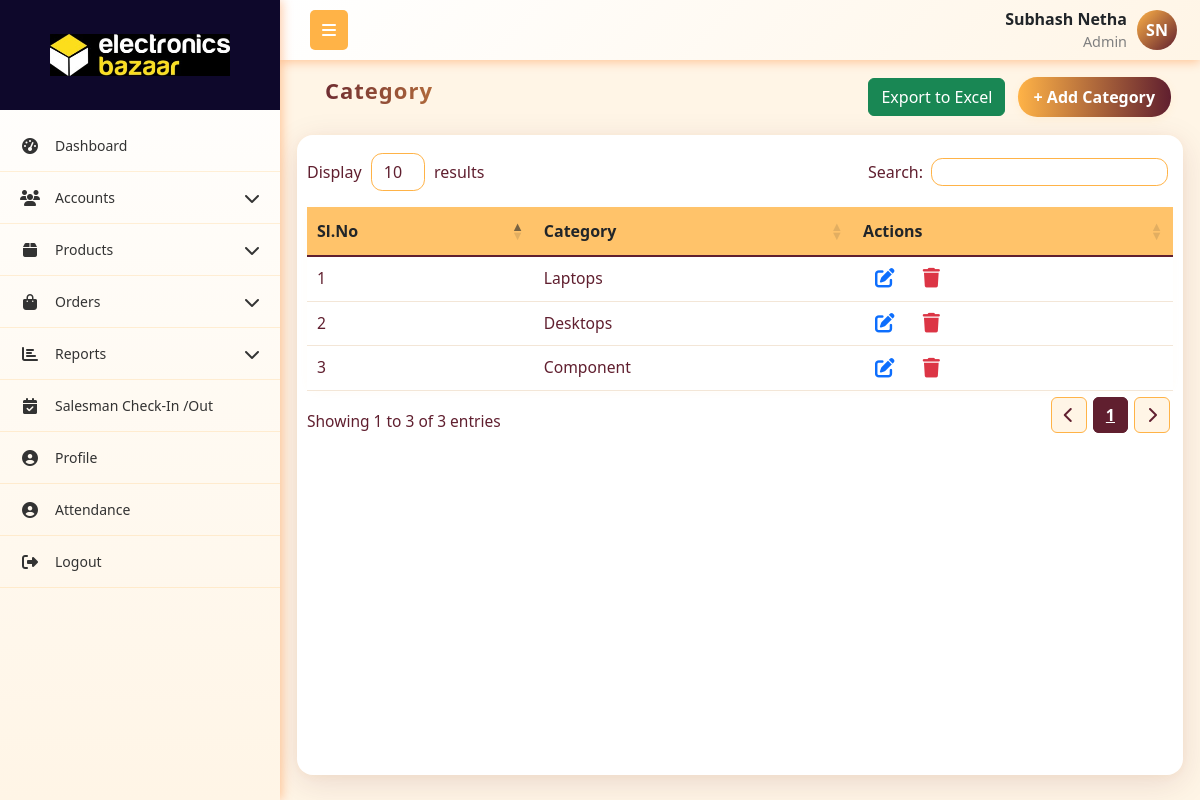
The page /categories/ (signed in) on the database its author committed.
### App1/models.py (models this page shows, shortened)
class User(models.Model):
    role = models.ForeignKey(Role,on_delete=models.SET_NULL, null=True, related_name="role")
    username = models.CharField(max_length=255, unique=True)
    password = models.CharField(max_length=255)
    first_name = models.CharField(max_length=255)
    last_name = models.CharField(max_length=255,null=True, blank=True)
    email = models.EmailField(unique=True)
    phone_number = models.CharField(max_length=15, unique=True)
    address = models.TextField(null=True, blank=True)
    city = models.CharField(max_length=255,null=True, blank=True)
    state = models.CharField(max_length=255,null=True, blank=True)
    pincode = models.CharField(max_length=10,null=True, blank=True)
    is_active = models.BooleanField(default=True)
    created_at = models.DateTimeField(auto_now_add=True)
    updated_at = models.DateTimeField(auto_now=True)
    profile_picture = models.ImageField(upload_to='profile_pictures/', null=True, blank=True)

class Role(models.Model):
    name = models.CharField(max_length=255, unique=True)
    created_at = models.DateTimeField(auto_now_add=True)
    updated_at = models.DateTimeField(auto_now=True)

class Category(models.Model):
    name = models.CharField(max_length=100)
    created_at = models.DateTimeField(auto_now_add=True)
    updated_at = models.DateTimeField(auto_now=True)

### App1/views.py (the view)
# urls.py: path('categories/', category_table, name='category_table'),
def category_table(request):
    current_user, role_permission = get_logged_in_user(request)
    if not current_user:
        return redirect('login')
    categories = Category.objects.all()
    context = {'categories':categories,'current_user':current_user, 'role_permission': role_permission}
    return render(request, 'company_admin/category_table.html',context)

### App1/views.py (called while the page is built)
def get_logged_in_user(request):
    username = request.session.get('current_user')
    if not username:
        return None, None  # always return a tuple
    try:
        user = User.objects.get(username=username)
        try:
            role_permission = RolePermissions.objects.get(role=user.role)
        except RolePermissions.DoesNotExist:
            role_permission = None
        return user, role_permission
    except User.DoesNotExist:
        return None, None

### templates/company_admin/category_table.html (shortened to what this page needs)
{% extends 'company_admin/base.html' %}
{% load static %}
{% block content %}
<link rel="stylesheet" href="https://cdn.datatables.net/1.13.4/css/dataTables.bootstrap5.min.css">
<link rel="stylesheet" href="https://cdn.datatables.net/responsive/2.4.1/css/responsive.bootstrap5.min.css">
<link rel="stylesheet" href="https://cdnjs.cloudflare.com/ajax/libs/font-awesome/6.4.0/css/all.min.css">
<div class="container mt-1">
    <div class="mb-0 p-0">
        <div class="d-flex justify-content-between flex-wrap m-1">
            <h5 class="header">Category</h5>
            <div>
                <div style="position: relative; display: inline-block;">
                    <button onclick="toggleColumnSelector()" class="btn btn-success">Export to Excel</button>
                </div>
                {% if role_permission.category_a %}
                <a href="{% url 'add_category' %}" class="btn btn-primary m-2">+ Add Category</a>
                {% endif%}
            </div>
        </div>
    </div>
    <div class="custom-card">
        <table id="categorytable" class="table align-middle" style="width:100%">
            <thead class="table-header">
                <tr>
                    <th>Sl.No</th>
                    <th>Category</th>
                    <th>Actions</th>
                </tr>
            </thead>
            <tbody>
                {% for category in categories %}
                <tr>
                    <td>{{ forloop.counter }}</td>
                    <td>{{category.name}}</td>
                    <td>
                        {% if role_permission.category_e %}
                        <a href="{% url 'edit_category' category.id %}" class="btn-icon text-decoration-none" title="Edit">
                        </a>
                        {% endif %}
                        {% if role_permission.category_d %}
                        <a href="{% url 'delete_category' category.id %}" onclick="return confirm('Are you sure you want to delete this product?');" class="btn-icon" title="Delete">
                        </a>
                        {% endif %}
                    </td>
                </tr>
                {% endfor %}
            </tbody>
        </table>
    </div>
</div>
{% endblock content %}

### templates/company_admin/base.html (shortened to what this page needs)
{% load static %}
<!DOCTYPE html>
<html lang="en">
<head>
    <link href="https://cdnjs.cloudflare.com/ajax/libs/bootstrap/5.3.0/css/bootstrap.min.css" rel="stylesheet">
    <link href="https://cdnjs.cloudflare.com/ajax/libs/font-awesome/6.4.0/css/all.min.css" rel="stylesheet">
    <link rel="stylesheet" href="https://cdn.datatables.net/1.13.4/css/dataTables.bootstrap5.min.css">
    <link rel="stylesheet" href="https://cdn.datatables.net/responsive/2.4.1/css/responsive.bootstrap5.min.css">
    <link rel="stylesheet" href="{% static 'css/alert.css' %}">
</head>
<body>
    <nav class="top-navbar">
        <div class="navbar-container">
            <div class="navbar-left">
                <button class="sidebar-toggle" id="sidebarToggle">
                    <i class="fas fa-bars"></i>
                </button>
            </div>
            <div class="navbar-right me-2">
                <div class="navbar-user-info">
                    <span class="username">{{current_user.first_name}} {{current_user.last_name}}</span>
                    <span class="role">{{current_user.role.name}}</span>
                </div>
                {% if current_user.profile_picture %}
                    <img src="{{ current_user.profile_picture.url }}"
                        alt="{{ current_user.get_full_name }}"
                        class="navbar-profile-img">
                {% else %}
                     <div class="navbar-profile-fallback">
                        {{ current_user.first_name|first|upper }}{{ current_user.last_name|first|upper }}
                    </div>
                {% endif %}
            </div>
        </div>
    </nav>
    <nav class="sidebar" id="sidebar">
        <div class="sidebar-logo-container">
            <img src="{% static 'images/main-logo.jpg' %}" alt="Company Logo"  class="logo">
        </div>
        <ul class="nav flex-column sidebar-nav">
            {% if role_permission.dashboard_v %}
            <li class="nav-item">
                <a class="nav-link" href="{% url 'dashboard' %}">
                    <i class="fas fa-tachometer-alt nav-icon"></i>
                    <span class="nav-text">Dashboard</span>
                </a>
            </li>
            {% endif %}
            {% if role_permission.roles_v or role_permission.users_v or role_permission.customer_v %}
            <li class="nav-item">
                <a class="nav-link" href="#">
                    <i class="fas fa-users nav-icon"></i>
                    <span class="nav-text">Accounts</span>
                    <i class="fas fa-chevron-down arrow"></i>
                </a>
            </li>
            {% endif %}
            {% if role_permission.category_v or role_permission.all_products_v or role_permission.daily_production_v or role_permission.inventory_v %}
            <li class="nav-item">
                <a class="nav-link" href="#">
                    <i class="fas fa-box nav-icon"></i>
                    <span class="nav-text">Products</span>
                    <i class="fas fa-chevron-down arrow"></i>
                </a>
            </li>
            {% endif %}
            {% if role_permission.orders_v %}
            <li class="nav-item">
                <a class="nav-link" href="#">
                    <i class="fas fa-shopping-bag nav-icon"></i>
                    <span class="nav-text">Orders</span>
                    <i class="fas fa-chevron-down arrow"></i>
                </a>
            </li>
            {% endif %}
            {% if role_permission.s_reports_v or role_permission.c_reports_v %}
            <li class="nav-item">
                <a class="nav-link" href="#">
                    <i class="fas fa-chart-bar nav-icon"></i>
                    <span class="nav-text">Reports</span>
                    <i class="fas fa-chevron-down arrow"></i>
                </a>
            </li>
            {% endif %}
            {% if current_user.role.name == 'Admin' %}
            <li class="nav-item">
                <a class="nav-link" href="{% url 'salesman_visit_list' %}">
                    <i class="fas fa-calendar-check nav-icon"></i>
                    <span class="nav-text">Salesman Check-In /Out</span>
                </a>
            </li>
            {% endif %}
            <li class="nav-item">
                <a class="nav-link" href="{% url 'profile' %}">
                    <i class="fas fa-user-circle nav-icon"></i>
                    <span class="nav-text">Profile</span>
                </a>
            </li>
            <li class="nav-item">
                <a class="nav-link" href="{% url 'attendance' %}">
                    <i class="fas fa-user-circle nav-icon"></i>
                    <span class="nav-text">Attendance</span>
                </a>
            </li>
            <li class="nav-item">
                <a class="nav-link" href="{% url 'logout' %}" onclick="return confirm('Are you sure?');" >
                    <i class="fas fa-sign-out-alt nav-icon"></i>
                    <span class="nav-text">Logout</span>
                </a>
            </li>
        </ul>
    </nav>
    <main class="main-content" id="mainContent">
        {% block content %}{% endblock %}
    </main>
</body>
</html>

### templates/company_admin/base.html (style rules this page uses)
:root { --primary-red: #601F2F; --primary-orange: #ffb347; --accent-yellow: #fc3; --light-orange: #fff5e6; --dark-red: #4a1824; --sidebar-width: 280px; --sidebar-collapsed: 60px; }
* { box-sizing: border-box; }
body { font-family: 'Segoe UI', Tahoma, Geneva, Verdana, sans-serif; background-color: #f8f9fa; margin: 0; padding: 0; overflow-x: hidden; }
.top-navbar { background: linear-gradient(135deg, white 0%, var(--light-orange) 100%); box-shadow: 0 2px 10px rgba(255, 106, 0, 0.35); position: fixed; top: 0; left: var(--sidebar-width); right: 0; z-index: 1030; height: 60px; padding: 0; transition: left 0.3s ease; }
.navbar-container { display: flex; align-items: center; justify-content: space-between; height: 100%; padding: 0 15px; max-width: 100%; }
.navbar-left { display: flex; align-items: center; flex-shrink: 0; }
.sidebar-toggle { background: var(--primary-orange); border: none; color: white; padding: 8px 12px; border-radius: 5px; margin-left: 15px; cursor: pointer; }
.navbar-right { flex-shrink: 0; display: flex; align-items: center; gap: 10px; }
.navbar-profile-fallback { width: 40px; height: 40px; border-radius: 50%; background: linear-gradient(135deg, var(--primary-orange), var(--primary-red)); color: #fff; display: flex; align-items: center; justify-content: center; font-weight: 600; font-size: 16px; }
.navbar-user-info { display: flex; flex-direction: column; align-items: flex-end; }
.navbar-user-info .username { font-weight: 600; }
.navbar-user-info .role { font-size: 0.9rem; color: gray; }
.sidebar { position: fixed; top: 0; left: 0; height: 100vh; width: var(--sidebar-width); background: linear-gradient(180deg, white 0%, var(--light-orange) 100%); transform: translateX(0); transition: width 0.3s ease; z-index: 1040; overflow-y: auto; box-shadow: 2px 0 10px rgba(255, 106, 0, 0.35); display: flex; flex-direction: column; }
.sidebar-logo-container { display: flex; align-items: center; justify-content: center; height: 110px; width: 100%; background-color: #0e082b; margin-bottom: 10px; transition: opacity 0.3s, height 0.3s, margin-bottom 0.3s; }
.sidebar-logo-container .logo { width: 200px; height: auto; background: transparent; padding: 8px 10px; }
.sidebar:not(.collapsed) .sidebar-logo-container { opacity: 1; height: 110px; margin-bottom: 10px; }
.sidebar-nav { padding: 0; margin: 0; list-style: none; flex: 1 1 auto; }
.nav-item { border-bottom: 1px solid rgba(255, 179, 71, 0.2); }
.nav-link { color: #333; padding: 15px 20px; display: flex; align-items: center; text-decoration: none; transition: all 0.3s ease; position: relative; cursor: pointer; }
.nav-icon { width: 20px; margin-right: 15px; text-align: center; font-size: 16px; }
.nav-text { flex-grow: 1; font-size: 14px; }
.arrow { transition: transform 0.3s ease; margin-left: auto; }
.main-content { margin-top: 60px; padding: 5px; transition: margin-left 0.3s ease; min-height: calc(100vh - 60px); }
@media (min-width: 768px) { .sidebar { transform: translateX(0); top: 0; height: 100vh; } }
@media (min-width: 768px) { .main-content { margin-left: var(--sidebar-width); } }

### rows shown on the page
User: first_name "Subhash", last_name "Netha", role.name "Admin", first_name|first "S", last_name|first "N"
Category: name "Laptops"
Category: name "Desktops"
Category: name "Component"
